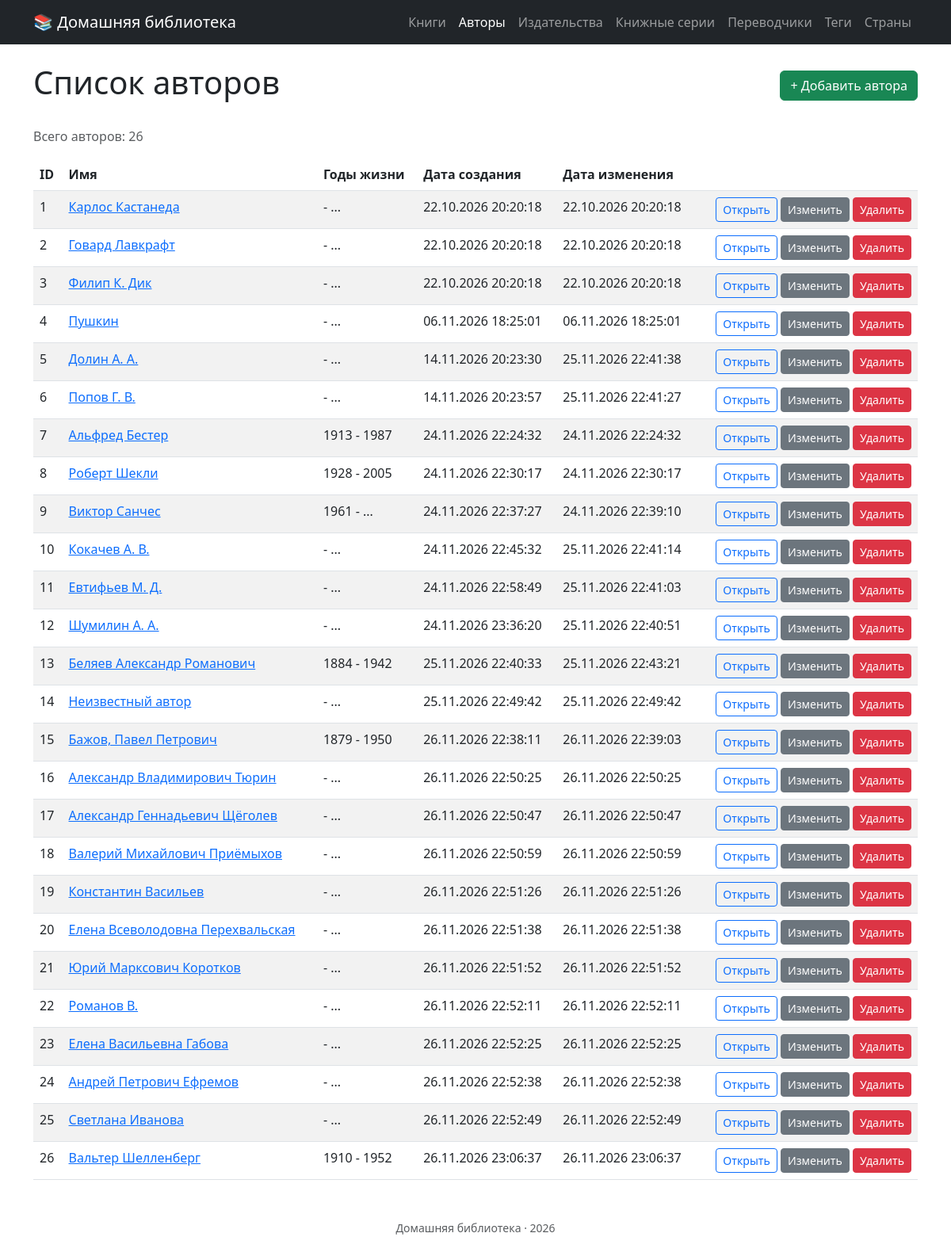
The app's page /authors with its own data.
### tables this page shows
CREATE TABLE `authors` (
  `id` int unsigned NOT NULL AUTO_INCREMENT,
  `name` varchar(200) DEFAULT NULL,
  `birth_year` smallint unsigned DEFAULT NULL,
  `death_year` smallint unsigned DEFAULT NULL,
  `description` text,
  `created_at` datetime NOT NULL DEFAULT CURRENT_TIMESTAMP,
  `updated_at` datetime NOT NULL DEFAULT CURRENT_TIMESTAMP ON UPDATE CURRENT_TIMESTAMP,
  PRIMARY KEY (`id`),
  UNIQUE KEY `uq_authors_name` (`name`)
);

### src/Presentation/View/render.php (called while the page is built, shortened)
<?php
function render(string $template, array $data = []): string
{
    extract($data, EXTR_SKIP);
    require BASE_PATH . "/src/Presentation/View/{$template}.php";
    return ob_get_clean();
}

### src/Presentation/Controller/AuthorController.php (called while the page is built, shortened)
<?php
class AuthorController
{
    public function index(): void {
        $authors = $this->authorRepo->all();
        $total = $this->authorRepo->count();
        $title = 'Список авторов';
        $data = [
            'authors' => $authors,
            'title' => $title,
            'total' => $total
        ];
        $content = render('author/index', $data);
        require BASE_PATH . '/src/Presentation/View/layout.php';
    }
}

### public/index.php (called while the page is built, shortened)
<?php
require BASE_PATH . '/src/Presentation/View/render.php';
$pdo = new \PDO(
    'mysql:host=127.0.0.1;dbname=books;charset=utf8mb4',
    'root',
    '',
    [
        \PDO::ATTR_ERRMODE => \PDO::ERRMODE_EXCEPTION,
        \PDO::ATTR_DEFAULT_FETCH_MODE => \PDO::FETCH_ASSOC,
    ]
);
$bookRepo = new PdoBookRepository($pdo);
$authorRepo = new PdoAuthorRepository($pdo);
$countryRepo = new PdoCountryRepository($pdo);
$publisherRepo = new PdoPublisherRepository($pdo);
$seriesRepo = new PdoSeriesRepository($pdo);
$translatorRepo = new PdoTranslatorRepository($pdo);
$tagRepo = new PdoTagRepository($pdo);
$bookController = new BookController($bookRepo, $authorRepo, $countryRepo, $publisherRepo, $seriesRepo, $translatorRepo, $tagRepo);
$authorController = new AuthorController($bookRepo, $authorRepo);
$countryController = new CountryController($countryRepo);
$publisherController = new PublisherController($publisherRepo, $bookRepo, $authorRepo);
$seriesController = new SeriesController($seriesRepo, $bookRepo, $authorRepo);
$translatorController = new TranslatorController($translatorRepo, $bookRepo, $authorRepo);
$tagController = new TagController($tagRepo, $bookRepo, $authorRepo);
$router = new Router();
$router->get('/', function() {
    $title = 'Главная';
    $content = render('home');
    require BASE_PATH . '/src/Presentation/View/layout.php';
});
$router->get('/books', function() use($bookController){
    $bookController->index();
});
$router->get('/books/create', function () use ($bookController){
    $bookController->create();
});
$router->post('/books', function () use ($bookController) {
    $bookController->store();
});
$router->get('/books/{id}/edit', function ($id) use ($bookController){
    $bookController->edit((int) $id);
});
$router->post('/books/{id}', function ($id) use ($bookController) {
    $bookController->update((int) $id);
});
$router->post('/books/{id}/delete', function ($id) use ($bookController){
    $bookController->delete((int) $id);
});
$router->get('/books/{id}', function ($id) use ($bookController){
    $bookController->show((int) $id);
});
$router->get('/authors', function () use ($authorController) {
    $authorController->index();
});
$router->get('/authors/create', function () use ($authorController){
    $authorController->create();
});
$router->post('/authors', function () use ($authorController) {
    $authorController->store();
});
$router->get('/authors/{id}/edit', function ($id) use ($authorController){
    $authorController->edit((int) $id);
});
$router->post('/authors/{id}', function ($id) use ($authorController) {
    $authorController->update((int) $id);
});
$router->post('/authors/{id}/delete', function ($id) use ($authorController){
    $authorController->delete((int) $id);
});
$router->get('/authors/{id}', function ($id) use ($authorController) {
    $authorController->show((int) $id);
});
$router->get('/countries', function() use($countryController){
    $countryController->index();
});
$router->get('/countries/create', function() use($countryController){
    $countryController->create();
});
$router->post('/countries', function() use($countryController){
    $countryController->store();
});
$router->get('/countries/{id}/edit', function($id) use ($countryController){
    $countryController->edit((int) $id);
});
$router->post('/countries/{id}', function($id) use ($countryController){
    $countryController->update((int) $id);
});
$router->post('/countries/{id}/delete', function($id) use ($countryController){
    $countryController->delete((int) $id);
});
$router->get('/publishers', function () use ($publisherController) {
    $publisherController->index();
});
$router->get('/publishers/create', function () use ($publisherController) {
    $publisherController->create();
});
$router->post('/publishers', function () use ($publisherController) {
    $publisherController->store();
});
$router->get('/publishers/{id}/edit', function ($id) use ($publisherController) {
    $publisherController->edit((int) $id);
});
$router->post('/publishers/{id}', function ($id) use ($publisherController) {
    $publisherController->update((int) $id);
});
$router->post('/publishers/{id}/delete', function ($id) use ($publisherController) {
    $publisherController->delete((int) $id);
});
$router->get('/series', function () use ($seriesController) {
    $seriesController->index();
});
$router->get('/series/create', function () use ($seriesController) {
    $seriesController->create();
});
$router->post('/series', function () use ($seriesController) {
    $seriesController->store();
});
$router->get('/series/{id}/edit', function ($id) use ($seriesController) {
    $seriesController->edit((int) $id);
});
$router->post('/series/{id}', function ($id) use ($seriesController) {
    $seriesController->update((int) $id);
});
$router->post('/series/{id}/delete', function ($id) use ($seriesController) {
    $seriesController->delete((int) $id);
});
$router->get('/publishers/{id}', function ($id) use ($publisherController) {
    $publisherController->show((int) $id);
});
$router->get('/series/{id}', function ($id) use ($seriesController) {
    $seriesController->show((int) $id);
});
$router->get('/translators', function () use ($translatorController) {
    $translatorController->index();
});
$router->get('/translators/create', function () use ($translatorController) {
    $translatorController->create();
});
$router->post('/translators', function () use ($translatorController) {
    $translatorController->store();
});
$router->get('/translators/{id}/edit', function ($id) use ($translatorController) {
    $translatorController->edit((int) $id);
});
$router->post('/translators/{id}', function ($id) use ($translatorController) {
    $translatorController->update((int) $id);
});
$router->post('/translators/{id}/delete', function ($id) use ($translatorController) {
    $translatorController->delete((int) $id);
});
$router->get('/translators/{id}', function ($id) use ($translatorController) {
    $translatorController->show((int) $id);
});
$router->get('/tags', function () use ($tagController) {
    $tagController->index();
});
$router->get('/tags/create', function () use ($tagController) {
    $tagController->create();
});
$router->post('/tags', function () use ($tagController) {
    $tagController->store();
});
$router->get('/tags/{id}/edit', function ($id) use ($tagController) {
    $tagController->edit((int) $id);
});
$router->post('/tags/{id}', function ($id) use ($tagController) {
    $tagController->update((int) $id);
});
$router->post('/tags/{id}/delete', function ($id) use ($tagController) {
    $tagController->delete((int) $id);
});
$router->get('/tags/{id}', function ($id) use ($tagController) {
    $tagController->show((int) $id);
});
$router->run($_SERVER['REQUEST_URI'], $_SERVER['REQUEST_METHOD']);

### src/Infrastructure/Database/PdoAuthorRepository.php (called while the page is built, shortened)
<?php
final class PdoAuthorRepository implements AuthorRepositoryInterface
{
    public function all(int $limit = 100, int $offset = 0): array
    {
        $stmt = $this->pdo->prepare("SELECT * FROM authors ORDER BY id LIMIT :limit OFFSET :offset");
        $stmt->bindValue('limit', $limit, \PDO::PARAM_INT);
        $stmt->bindValue('offset', $offset, \PDO::PARAM_INT);
        $stmt->execute();
        $rows = $stmt->fetchAll(\PDO::FETCH_ASSOC);
        $authors = [];
        foreach($rows as $row){
            $authors[] = Author::reconstitute(
                id: (int)$row['id'],
                name: $row['name'],
                description: $row['description'],
                birthYear: $row['birth_year'],
                deathYear: $row['death_year'],
                createdAt: new \DateTimeImmutable($row['created_at']),
                updatedAt: new \DateTimeImmutable($row['updated_at'])
            );
        }
        return $authors;
    }
    public function count(): int
    {
        $stmt = $this->pdo->query("SELECT COUNT(*) FROM authors");
        return (int)$stmt->fetchColumn();
    }
}

### src/Domain/Author/Author.php (called while the page is built, shortened)
<?php
final class Author
{
    public static function reconstitute(
        int $id,
        string $name,
        ?string $description,
        ?int $birthYear,
        ?int $deathYear,
        \DateTimeImmutable $createdAt,
        \DateTimeImmutable $updatedAt
    ): self{
        return new self(
            id: $id,
            name: $name,
            description: $description,
            birthYear: $birthYear,
            deathYear: $deathYear,
            createdAt: $createdAt,
            updatedAt: $updatedAt
        );
    }
    public function id():int {
        return $this->id;
    }
    public function name(): string{
        return $this->name;
    }
    public function birthYear(): ?int{
        return $this->birthYear;
    }
    public function deathYear(): ?int{
        return $this->deathYear;
    }
    public function createdAt(): \DateTimeImmutable{
        return $this->createdAt;
    }
    public function updatedAt(): \DateTimeImmutable{
        return $this->updatedAt;
    }
}

### src/Presentation/View/author/index.php (the view)
<div class="d-flex justify-content-between align-items-center mb-4">
    <h1><?= htmlspecialchars($title) ?></h1>
    <a href="/authors/create" class="btn btn-success">+ Добавить автора</a>
</div>
<?php if ($authors === []): ?>
    <div class="alert alert-info">
        Пока нет авторов. <a href="/authors/create">Добавьте первого</a>.
    </div>
<?php else: ?>
    <p class="text-muted">Всего авторов: <?= $total ?></p>
    <table class="table table-striped">
        <thead>
        <tr>
            <th>ID</th>
            <th>Имя</th>
            <th>Годы жизни</th>
            <th>Дата создания</th>
            <th>Дата изменения</th>
            <th></th>
        </tr>
        </thead>
        <tbody>
        <?php foreach ($authors as $author): ?>
            <tr>
                <td><?= $author->id() ?></td>
                <td><a href="/authors/<?= $author->id() ?>"><?= htmlspecialchars($author->name()) ?></a></td>
                <td><?=$author->birthYear()?> - <?=$author->deathYear() !== null ? $author->deathYear() : '...'?></td>
                <td><?=$author->createdAt()->format('d.m.Y H:i:s')?></td>
                <td><?=$author->updatedAt()->format('d.m.Y H:i:s')?></td>
                <td class="text-end">
                    <a href="/authors/<?= $author->id() ?>" class="btn btn-sm btn-outline-primary">Открыть</a>
                    <a href="/authors/<?= $author->id()?>/edit" class="btn btn-sm btn-secondary">Изменить</a>
                    <form method="post" action="/authors/<?= $author->id() ?>/delete" class="d-inline" onsubmit="return confirm('Удалить автора?')">
                        <button type="submit" class="btn btn-sm btn-danger">Удалить</button>
                    </form>
                </td>
            </tr>
        <?php endforeach; ?>
        </tbody>
    </table>
<?php endif; ?>

### src/Presentation/Router.php (shortened to what this page needs)
<?php
final class Router
{
    private array $routes = [];
    public function  get(string $path, callable $handler): void{
        $this->routes['GET'][$path] = $handler;
    }
    public function post(string $path, callable $handler): void{
        $this->routes['POST'][$path] = $handler;
    }
    public function run(string $uri, string $method = 'GET'): void{
        $path = parse_url($uri, PHP_URL_PATH);
        foreach($this->routes[$method] as $route => $handler){
            $pattern = preg_replace('#\{[^}]+\}#', '([^/]+)', $route);
            $pattern = '#^' . $pattern . '$#';
            if (preg_match($pattern, $path, $matches)) {
                array_shift($matches);
                $handler(...$matches);
                return;
            }
        }
    }
}

### src/Presentation/View/layout.php (shortened to what this page needs)
<!doctype html>
<html lang="ru">
<head>
    <link href="https://cdn.jsdelivr.net/npm/bootstrap@5.3.0/dist/css/bootstrap.min.css" rel="stylesheet">
    <link href="https://cdn.jsdelivr.net/npm/select2@4.1.0-rc.0/dist/css/select2.min.css" rel="stylesheet" />
    <link href="https://cdn.jsdelivr.net/npm/select2-bootstrap-5-theme@1.3.0/dist/select2-bootstrap-5-theme.min.css" rel="stylesheet" />
</head>
<body>
<?php
$currentPath = parse_url($_SERVER['REQUEST_URI'] ?? '/', PHP_URL_PATH);
$isActive = function (string $path, string $prefix): bool {
    if ($prefix === '/') {
        return $path === '/';
    }
    return $path === $prefix || \str_starts_with($path, $prefix . '/');
};
$navItems = [
        ['href' => '/books',       'label' => 'Книги',          'prefix' => '/books'],
        ['href' => '/authors',     'label' => 'Авторы',         'prefix' => '/authors'],
        ['href' => '/publishers',  'label' => 'Издательства',   'prefix' => '/publishers'],
        ['href' => '/series',      'label' => 'Книжные серии',  'prefix' => '/series'],
        ['href' => '/translators', 'label' => 'Переводчики',    'prefix' => '/translators'],
        ['href' => '/tags',        'label' => 'Теги',           'prefix' => '/tags'],
        ['href' => '/countries',   'label' => 'Страны',         'prefix' => '/countries'],
];
?>
<nav class="navbar navbar-expand-lg navbar-dark bg-dark">
    <div class="container">
        <a class="navbar-brand" href="/">📚 Домашняя библиотека</a>
        <ul class="navbar-nav">
            <?php foreach ($navItems as $item): ?>
                <?php $active = $isActive($currentPath, $item['prefix']); ?>
                <li class="nav-item">
                    <a class="nav-link <?= $active ? 'active' : '' ?>"
                       href="<?= htmlspecialchars($item['href']) ?>"
                            <?= $active ? 'aria-current="page"' : '' ?>>
                        <?= htmlspecialchars($item['label']) ?>
                    </a>
                </li>
            <?php endforeach; ?>
        </ul>
    </div>
</nav>
<main class="container my-4">
    <?= $content ?? '' ?>
</main>
<footer class="text-center text-muted py-4">
    <small>Домашняя библиотека · <?= date('Y') ?></small>
</footer>
</body>
</html>

### records on screen
authors: id "1", name "Карлос Кастанеда", format "22.10.2026 20:20:18"
authors: id "2", name "Говард Лавкрафт", format "22.10.2026 20:20:18"
authors: id "3", name "Филип К. Дик", format "22.10.2026 20:20:18"
authors: id "4", name "Пушкин", format "06.11.2026 18:25:01"
authors: id "5", name "Долин А. А.", format "14.11.2026 20:23:30", format "25.11.2026 22:41:38"
authors: id "6", name "Попов Г. В.", format "14.11.2026 20:23:57", format "25.11.2026 22:41:27"
authors: id "7", name "Альфред Бестер", birth_year "1913", death_year "1987", format "24.11.2026 22:24:32"
authors: id "8", name "Роберт Шекли", birth_year "1928", death_year "2005", format "24.11.2026 22:30:17"
authors: id "9", name "Виктор Санчес", birth_year "1961", format "24.11.2026 22:37:27", format "24.11.2026 22:39:10"
authors: id "10", name "Кокачев А. В.", format "24.11.2026 22:45:32", format "25.11.2026 22:41:14"
authors: id "11", name "Евтифьев М. Д.", format "24.11.2026 22:58:49", format "25.11.2026 22:41:03"
authors: id "12", name "Шумилин А. А.", format "24.11.2026 23:36:20", format "25.11.2026 22:40:51"
authors: id "13", name "Беляев Александр Романович", birth_year "1884", death_year "1942", format "25.11.2026 22:40:33", format "25.11.2026 22:43:21"
authors: id "14", name "Неизвестный автор", format "25.11.2026 22:49:42"
authors: id "15", name "Бажов, Павел Петрович", birth_year "1879", death_year "1950", format "26.11.2026 22:38:11", format "26.11.2026 22:39:03"
authors: id "16", name "Александр Владимирович Тюрин", format "26.11.2026 22:50:25"
authors: id "17", name "Александр Геннадьевич Щёголев", format "26.11.2026 22:50:47"
authors: id "18", name "Валерий Михайлович Приёмыхов", format "26.11.2026 22:50:59"
authors: id "19", name "Константин Васильев", format "26.11.2026 22:51:26"
authors: id "20", name "Елена Всеволодовна Перехвальская", format "26.11.2026 22:51:38"
authors: id "21", name "Юрий Марксович Коротков", format "26.11.2026 22:51:52"
authors: id "22", name "Романов В.", format "26.11.2026 22:52:11"
authors: id "23", name "Елена Васильевна Габова", format "26.11.2026 22:52:25"
authors: id "24", name "Андрей Петрович Ефремов", format "26.11.2026 22:52:38"
authors: id "25", name "Светлана Иванова", format "26.11.2026 22:52:49"
authors: id "26", name "Вальтер Шелленберг", birth_year "1910", death_year "1952", format "26.11.2026 23:06:37"

### other values on screen
$item['label'] "Книги"
$item['label'] "Авторы"
$item['label'] "Издательства"
$item['label'] "Книжные серии"
$item['label'] "Переводчики"
$item['label'] "Теги"
$item['label'] "Страны"
$total "26"
